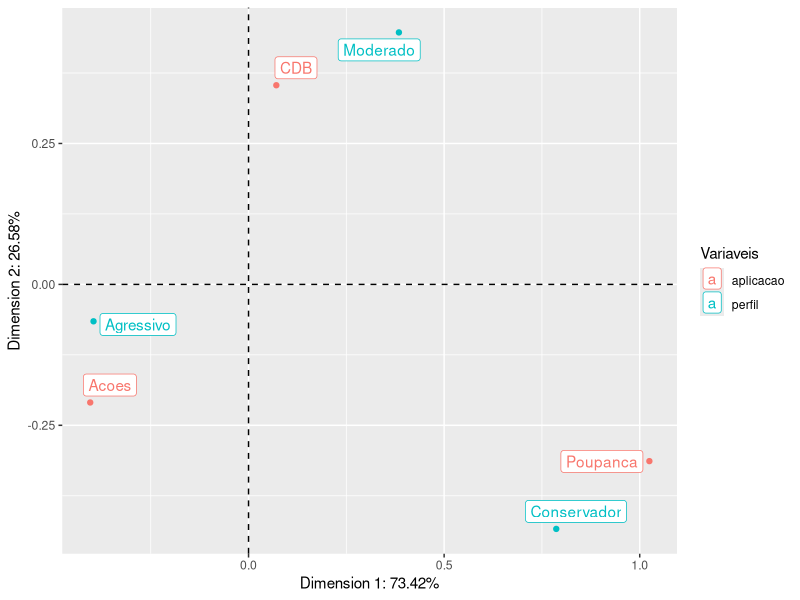

The R source for this figure:
## ---- chunk 1
data = read.csv("data/perfil_investidor.csv")
## ---- chunk 2
tab = table(data$perfil,data$aplicacao)
print(tab)
## ---- chunk 3
teste_qui_quadrado <- chisq.test(tab)
teste_qui_quadrado
## ---- chunk 4
tabela = tab
tabela = cbind(tabela, Total = rowSums(tabela))
tabela = rbind(tabela, Total = colSums(tabela))
print(tabela)
## ---- chunk 5
tabela_freq_esperadas = data.frame(matrix(NA, nrow=3, ncol=3))
for (row in 1:3){
  for(col in 1:3){
    tabela_freq_esperadas[row,col] = ( tabela[row,4]*tabela[4,col] )/ tabela[4,4]
  }
}
colnames(tabela_freq_esperadas) = colnames(tab)
rownames(tabela_freq_esperadas) = rownames(tab)
tabela_freq_esperadas
## ---- chunk 6
teste_qui_quadrado$expected
## ---- chunk 7
residuos =  tab-tabela_freq_esperadas
print(residuos)
## ---- chunk 8
tabela_qui_quadrado = residuos^2 / tabela_freq_esperadas
sum(tabela_qui_quadrado)
## ---- chunk 9
qchisq(p=0.05, df =4, lower.tail=F)
## ---- chunk 10
pchisq(q=31.76416, df =4, lower.tail=F)
## ---- chunk 11
residuos_padronizados = residuos/sqrt(tabela_freq_esperadas)
residuos_padronizados
## ---- chunk 12
teste_qui_quadrado$residuals
## ---- chunk 13
residuos_padronizados_ajustados = data.frame(matrix(NA, nrow=3, ncol=3))
for (row in 1:3){
  for(col in 1:3){
    denominador = ( (1-tabela[row,4]/tabela[4,4]) * (1-tabela[4,col]/tabela[4,4])  )
    residuos_padronizados_ajustados[row,col] = residuos_padronizados[row,col] / sqrt(denominador)
  }
}
colnames(residuos_padronizados_ajustados) = colnames(tab)
rownames(residuos_padronizados_ajustados) = rownames(tab)
residuos_padronizados_ajustados

## ---- chunk 14
teste_qui_quadrado$stdres
## ---- chunk 15
inercia_principal_total = teste_qui_quadrado$statistic/nrow(data)
inercia_principal_total
## ---- chunk 16
P = 1/nrow(data) * tab
P
## ---- chunk 17
column_profiles = data.frame(matrix(NA, nrow=3, ncol=3))
for (row in 1:3){
  for(col in 1:4){
    column_profiles[row,col] =  tabela[row,col]/tabela[4,col]
  }
}
colnames(column_profiles) = c(colnames(tab),'Dl')
rownames(column_profiles) = rownames(tab)
column_profiles
## ---- chunk 18
row_profiles = data.frame(matrix(NA, nrow=3, ncol=3))
for (row in 1:4){
  for(col in 1:3){
    row_profiles[row,col] =  tabela[row,col]/tabela[row,4]
  }
}
colnames(row_profiles) = colnames(tab)
rownames(row_profiles) = c(rownames(tab),'Dc')
row_profiles
## ---- chunk 19
Dl = diag(column_profiles$Dl)
Dl
## ---- chunk 20
Dc = diag(row_profiles[4,])
Dc
## ---- chunk 21
dl_matrix = as.matrix(column_profiles$Dl)
rownames(dl_matrix) = rownames(tab)
lc = dl_matrix %*% as.matrix(row_profiles[4,])
lc
## ---- chunk 22
A = diag(diag(Dl) ^ (-1/2)) %*% (P - lc) %*% diag(diag(Dc) ^ (-1/2))
A
## ---- chunk 23
A = residuos_padronizados / sqrt(nrow(data))
A
## ---- chunk 24
W <- t(A) %*% as.matrix(A)
W
## ---- chunk 25
autovalores <- eigen(W)
autovalores$values
## ---- chunk 26
autovalores$values[1]/sum(autovalores$values)
## ---- chunk 27
inercia_principal_total_explicada <- autovalores$values[1:2] / inercia_principal_total
inercia_principal_total_explicada
## ---- chunk 28
dimensao = min(nrow(tab),ncol(tab))
decomposicao <- svd(x = A, nu = dimensao,nv = dimensao)
decomposicao
## ---- chunk 29
decomposicao$d
## ---- chunk 30
decomposicao$d
sqrt(autovalores$values)
## ---- chunk 31
Am = as.matrix(A)
eigen(Am %*% t(Am))
decomposicao$u
## ---- chunk 32
eigen(t(Am) %*% Am)
decomposicao$v
## ---- chunk 33
Xl_perfil <- diag((decomposicao$d[1]) * diag(diag(Dl)^(-1/2)) * decomposicao$u[,1])
Xl_perfil

#Variável em linha - coordenada no eixo das ordenadas
Yl_perfil <- diag((decomposicao$d[2]) * diag(diag(Dl)^(-1/2)) * decomposicao$u[,2])
Yl_perfil
## ---- chunk 34
Xc_aplicacao <- diag((decomposicao$d[1]) * diag(diag(Dc)^(-1/2)) * decomposicao$v[,1])
Xc_aplicacao

Yc_aplicacao <- diag((decomposicao$d[2]) * diag(diag(Dc)^(-1/2)) * decomposicao$v[,2])
Yc_aplicacao
## ---- chunk 35
data$perfil = as.factor(data$perfil)
data$aplicacao = as.factor(data$aplicacao)
coordenadas <- data.frame(Categorias = cbind(c(levels(data$perfil), levels(data$aplicacao))),
                          Dim1 = cbind(c(Xl_perfil, Xc_aplicacao)),
                          Dim2 = cbind(c(Yl_perfil, Yc_aplicacao)))
coordenadas
## ---- chunk 36
library(tibble)
library(tidyverse)

variaveis <- apply(data[,2:3],
                   MARGIN =  2,
                   FUN = function(x) nlevels(as.factor(x)))

matrix_mapa_perceptual <- data.frame(coordenadas,Variaveis = rep(names(variaveis), variaveis))

matrix_mapa_perceptual = rename(matrix_mapa_perceptual,Category = 1)

matrix_mapa_perceptual = rownames_to_column(matrix_mapa_perceptual)
matrix_mapa_perceptual
## ---- chunk 37
library(ggplot2)
library(ggrepel)

lab_x = paste("Dimension 1:", paste0(round(inercia_principal_total_explicada[1] * 100, digits = 2), "%"))
lab_y = paste("Dimension 2:", paste0(round(inercia_principal_total_explicada[2] * 100, digits = 2), "%"))

ggplot(data = matrix_mapa_perceptual, 
       aes(x = Dim1, y = Dim2, label = Category, color = Variaveis)) +
  geom_point() +
  geom_label_repel() +
  geom_hline(yintercept = 0, linetype = "dashed") +
  geom_vline(xintercept = 0, linetype = "dashed") +
  labs(x = lab_x, y = lab_y) 

